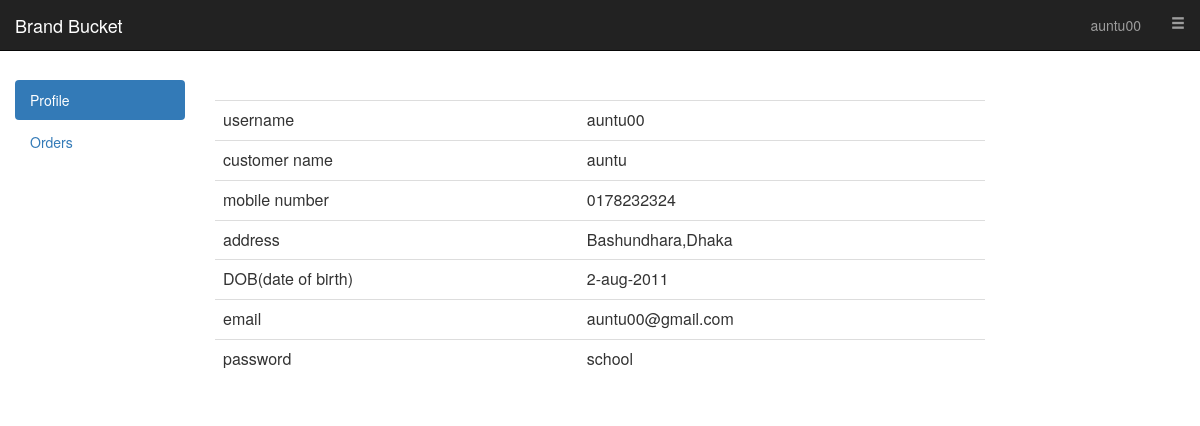
/profile.php (signed in), run on the app's committed database.
### tables this page shows
CREATE TABLE `dashboard` (
  `cust_id` int(4) NOT NULL,
  `cust_name` varchar(30) NOT NULL,
  `username` varchar(30) NOT NULL,
  `password` varchar(10) NOT NULL,
  `email` varchar(40) NOT NULL,
  `phone` varchar(11) NOT NULL,
  `dob` varchar(15) NOT NULL,
  `address` varchar(60) NOT NULL,
  `gender` varchar(7) NOT NULL,
  `role` varchar(10) NOT NULL
);

### profile.php (the view, shortened to what this page needs)
<html>
    <head>
<link rel="stylesheet" href="https://maxcdn.bootstrapcdn.com/bootstrap/3.3.7/css/bootstrap.min.css">
    </head>
    <body>
<div id="menubar">
  <div class="col-xs-12">
         <nav class="navbar navbar-inverse navbar-fixed-top" >
        <div class="container-fluid">
          <div class="navbar-header">
            <a class="navbar-brand" href="design.php"><?php echo "Brand Bucket"; ?></a>
          </div>
          <div class="collapse navbar-collapse" id="bs-example-navbar-collapse-1">
            <ul class="nav navbar-nav navbar-right">
                <li>
                  <?php
                             if(isset($_SESSION['username'])){
                               echo "<a href=''>".$_SESSION['username']."</a>";
                             }
                             else{
                               echo "<a href='login.php'>Your Account</a>";
                             }
                 ?>
             </li>
                <li class="dropdown">
                  <a href="#" class="dropdown-toggle" data-toggle="dropdown" role="button" aria-haspopup="true" aria-expanded="false"> <span class="glyphicon glyphicon-menu-hamburger"></span></a>
              </li>
            </ul>
          </div>
        </div>
    </nav>
</div>
</div>
<br>
<br>
<br>
<br>
         <div class="col-xs-2">
             <ul class="nav nav-pills nav-stacked">
						  <li class="active"><a href="#dashboard" data-toggle="tab">Profile</a></li>
						  <li><a href="#orders" data-toggle="tab">Orders</a></li>
						</ul>
         </div>
        <div class="col-xs-8">
                   <div class="tab-content">
                          <div class="tab-pane active" id="dashboard">
                                <br/>
                                <ul class="nav nav-stacked">
                                    <table class="table table-hover">
                                      <?php
                                             $conn = mysqli_connect("localhost", "root", "","brandbucket");
                                            $customer = "SELECT * from dashboard where cust_id = ".$_SESSION['customer_id'];
                                             $result = mysqli_query($conn, $customer)or die(mysqli_error());
                                             while($row = mysqli_fetch_assoc($result)) {
                                       ?>
                                            <tr>
                                               <td>username</td>
                                               <td> <?php echo $row['username']?></td>
                                            </tr>
                                             <tr>
                                               <td>customer name</td>
                                               <td> <?php echo $row['cust_name']?></td>
                                            </tr>
                                             <tr>
                                               <td>mobile number</td>
                                               <td>  <?php echo $row['phone']?></td>
                                            </tr>
                                             <tr>
                                               <td>address</td>
                                               <td>  <?php echo $row['address']?></td>
                                            </tr>
                                             <tr>
                                               <td>DOB(date of birth)</td>
                                               <td><?php echo $row['dob']?></td>
                                            </tr>
                                            <tr>
                                               <td>email</td>
                                               <td><?php echo $row['email']?></td>
                                            </tr>
                                             <tr>
                                               <td>password</td>
                                               <td><?php echo $row['password']?></td>
                                            </tr>
                                          </table>
                                          <?php
                                              }
                                           ?>
                                </ul>
                          </div>
                        </div>
         </div>
    </body>
</html>

### data on the page
dashboard: username "auntu00", cust_name "auntu", phone "0178232324", address "Bashundhara,Dhaka", dob "2-aug-2011", email "auntu00@gmail.com", password "school"

### other printed values
$_SESSION['username'] "auntu00"
